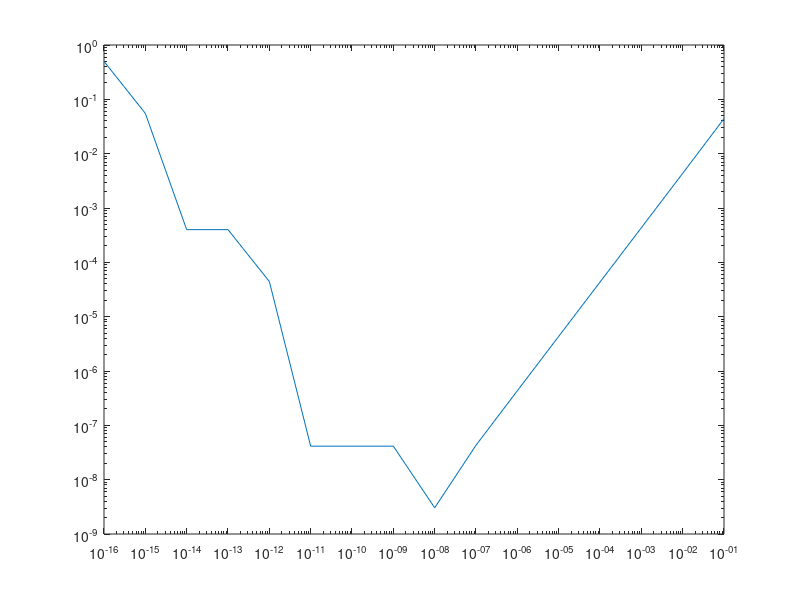

The MATLAB script that drew this image:
for i=1:16
    a(i)=10^(-i);
    e(i)=abs(cos(pi/3)-((sin((pi/3)+a(i))-sin(pi/3))/a(i)));
    
end
e
loglog(a,e)
hold on

